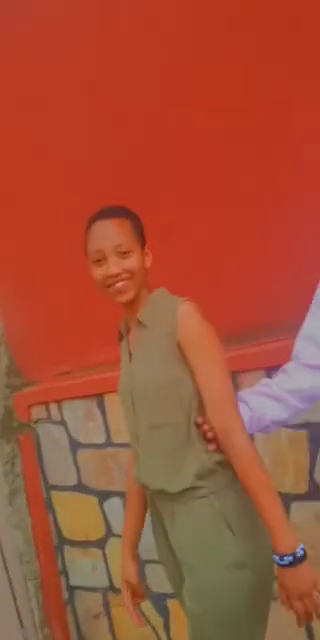
#> input picture frame 8 of frames.mp4, 320 x 640 px, given in place of test.mp4, which was not available
$ python video_frames_edit.py
#> lines starting #> are read from the running program, lines starting #| are printed output that depends on the picture; after the words box and inside, x2 and y2 are one past the last pixel; in counts of white or black regions, pixels touching at a corner belong together
import cv2
import datetime

cap = cv2.VideoCapture('test.mp4')
print(cap.get(cv2.CAP_PROP_FRAME_WIDTH))
print(cap.get(cv2.CAP_PROP_FRAME_HEIGHT))
# [4 lines of commented-out code are left out]
cap.set(cv2.CAP_PROP_FRAME_WIDTH, 640)
cap.set(cv2.CAP_PROP_FRAME_HEIGHT, 480)
if not cap.isOpened():
    print("The video opening failed!")
while cap.isOpened():
    ret, frame = cap.read()
#> frame is the input picture: shape (640, 320, 3); mean B, G, R 55.2, 80, 164.3
    if ret:
        font = cv2.FONT_HERSHEY_SIMPLEX
        date_time = str(datetime.datetime.now())
        text = "Width: " + str(cap.get(cv2.CAP_PROP_FRAME_WIDTH)) + " Height: " + str(cap.get(cv2.CAP_PROP_FRAME_HEIGHT))
        frame = cv2.putText(frame, date_time + text, (10, 20), font, 0.6, (0, 255, 255), 2, cv2.LINE_AA)
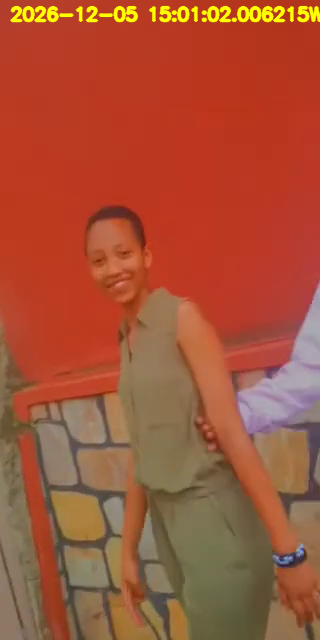
#> frame: shape (640, 320, 3); 1.83% of pixels changed, all inside (x1, y1, x2, y2) = (9, 5, 320, 23)
        cv2.imshow("Video_frames", frame)
    else:
        break
    if cv2.waitKey(30) & 0xFF == ord('q'):
#> (key q is pressed here)
        break
cap.release()
cv2.destroyAllWindows()

$ run again, starting later in the video
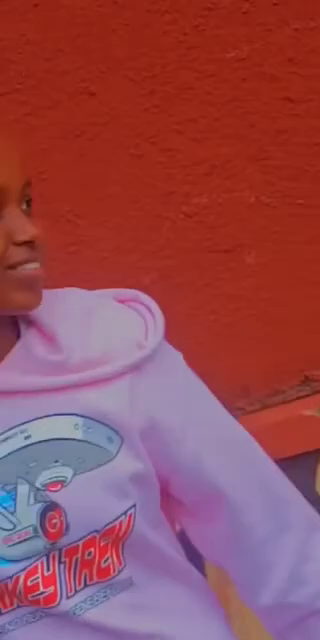
#> input picture frame 38 of frames.mp4, 320 x 640 px, given in place of test.mp4, which was not available
#> frame is the input picture: shape (640, 320, 3); mean B, G, R 86.3, 75.9, 149
#> `frame = cv2.putText(frame, date_time + text, (10, 20), font, 0.6, (0, ..`:
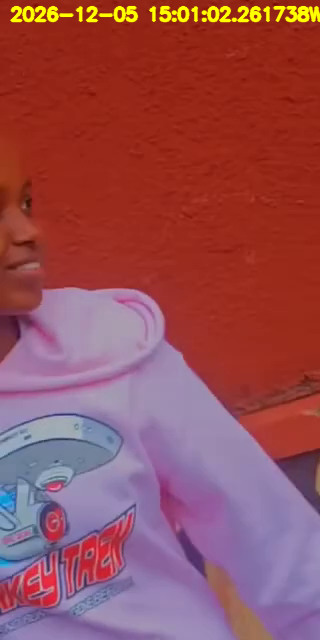
#> frame: shape (640, 320, 3); 1.81% of pixels changed, all inside (x1, y1, x2, y2) = (9, 5, 320, 23)

$ run again, starting later in the video
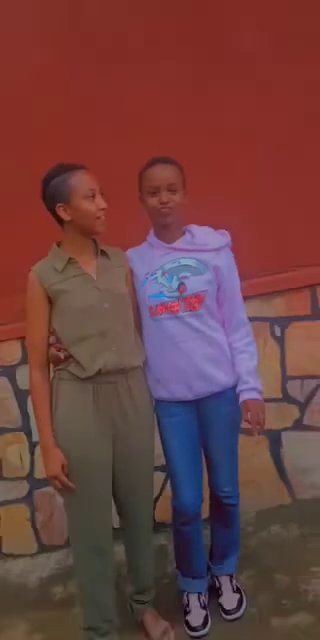
#> input picture frame 68 of frames.mp4, 320 x 640 px, given in place of test.mp4, which was not available
#> frame is the input picture: shape (640, 320, 3); mean B, G, R 63.8, 64.4, 109.1
#> `frame = cv2.putText(frame, date_time + text, (10, 20), font, 0.6, (0, ..`:
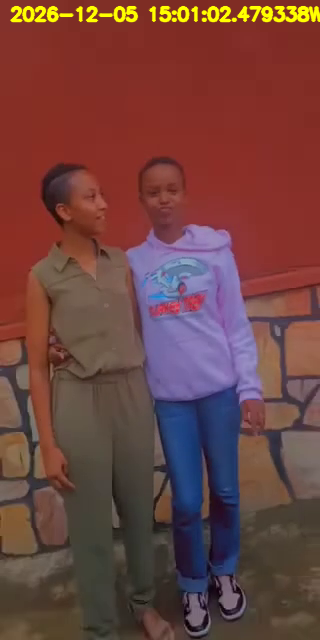
#> frame: shape (640, 320, 3); 1.83% of pixels changed, all inside (x1, y1, x2, y2) = (9, 5, 320, 23)
